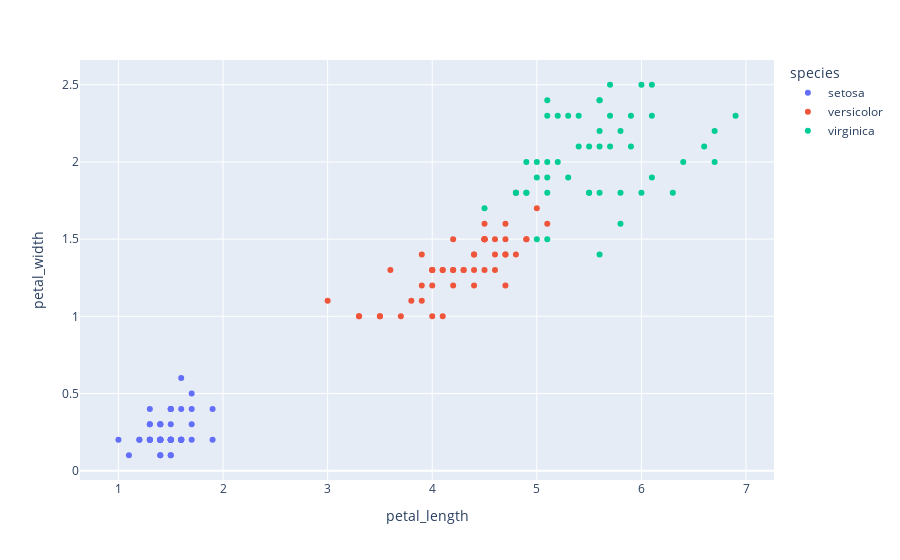

Notebook code cell kept with this figure:
### Code cell
# 6. Relationship between petal_length and petal_width using plotly
fig = px.scatter(df, x='petal_length', y='petal_width', color='species')
fig.show()

### Figure 1 — Plotly figure (JSON) as saved in the notebook; plotly's stock layout.template omitted (floating-point values rounded to 4 significant figures)
{"data": [{"hovertemplate": "species=setosa<br>petal_length=%{x}<br>petal_width=%{y}<extra></extra>", "legendgroup": "setosa", "marker": {"color": "#636efa", "symbol": "circle"}, "mode": "markers", "name": "setosa", "orientation": "v", "showlegend": true, "type": "scatter", "x": [1.4, 1.4, 1.3, 1.5, 1.4, 1.7, 1.4, 1.5, 1.4, 1.5, 1.5, 1.6, 1.4, 1.1, 1.2, 1.5, 1.3, 1.4, 1.7, 1.5, 1.7, 1.5, 1.0, 1.7, 1.9, 1.6, 1.6, 1.5, 1.4, 1.6, 1.6, 1.5, 1.5, 1.4, 1.5, 1.2, 1.3, 1.4, 1.3, 1.5, 1.3, 1.3, 1.3, 1.6, 1.9, 1.4, 1.6, 1.4, 1.5, 1.4], "xaxis": "x", "y": [0.2, 0.2, 0.2, 0.2, 0.2, 0.4, 0.3, 0.2, 0.2, 0.1, 0.2, 0.2, 0.1, 0.1, 0.2, 0.4, 0.4, 0.3, 0.3, 0.3, 0.2, 0.4, 0.2, 0.5, 0.2, 0.2, 0.4, 0.2, 0.2, 0.2, 0.2, 0.4, 0.1, 0.2, 0.2, 0.2, 0.2, 0.1, 0.2, 0.2, 0.3, 0.3, 0.2, 0.6, 0.4, 0.3, 0.2, 0.2, 0.2, 0.2], "yaxis": "y"}, {"hovertemplate": "species=versicolor<br>petal_length=%{x}<br>petal_width=%{y}<extra></extra>", "legendgroup": "versicolor", "marker": {"color": "#EF553B", "symbol": "circle"}, "mode": "markers", "name": "versicolor", "orientation": "v", "showlegend": true, "type": "scatter", "x": [4.7, 4.5, 4.9, 4.0, 4.6, 4.5, 4.7, 3.3, 4.6, 3.9, 3.5, 4.2, 4.0, 4.7, 3.6, 4.4, 4.5, 4.1, 4.5, 3.9, 4.8, 4.0, 4.9, 4.7, 4.3, 4.4, 4.8, 5.0, 4.5, 3.5, 3.8, 3.7, 3.9, 5.1, 4.5, 4.5, 4.7, 4.4, 4.1, 4.0, 4.4, 4.6, 4.0, 3.3, 4.2, 4.2, 4.2, 4.3, 3.0, 4.1], "xaxis": "x", "y": [1.4, 1.5, 1.5, 1.3, 1.5, 1.3, 1.6, 1.0, 1.3, 1.4, 1.0, 1.5, 1.0, 1.4, 1.3, 1.4, 1.5, 1.0, 1.5, 1.1, 1.8, 1.3, 1.5, 1.2, 1.3, 1.4, 1.4, 1.7, 1.5, 1.0, 1.1, 1.0, 1.2, 1.6, 1.5, 1.6, 1.5, 1.3, 1.3, 1.3, 1.2, 1.4, 1.2, 1.0, 1.3, 1.2, 1.3, 1.3, 1.1, 1.3], "yaxis": "y"}, {"hovertemplate": "species=virginica<br>petal_length=%{x}<br>petal_width=%{y}<extra></extra>", "legendgroup": "virginica", "marker": {"color": "#00cc96", "symbol": "circle"}, "mode": "markers", "name": "virginica", "orientation": "v", "showlegend": true, "type": "scatter", "x": [6.0, 5.1, 5.9, 5.6, 5.8, 6.6, 4.5, 6.3, 5.8, 6.1, 5.1, 5.3, 5.5, 5.0, 5.1, 5.3, 5.5, 6.7, 6.9, 5.0, 5.7, 4.9, 6.7, 4.9, 5.7, 6.0, 4.8, 4.9, 5.6, 5.8, 6.1, 6.4, 5.6, 5.1, 5.6, 6.1, 5.6, 5.5, 4.8, 5.4, 5.6, 5.1, 5.9, 5.7, 5.2, 5.0, 5.2, 5.4, 5.1], "xaxis": "x", "y": [2.5, 1.9, 2.1, 1.8, 2.2, 2.1, 1.7, 1.8, 1.8, 2.5, 2.0, 1.9, 2.1, 2.0, 2.4, 2.3, 1.8, 2.2, 2.3, 1.5, 2.3, 2.0, 2.0, 1.8, 2.1, 1.8, 1.8, 1.8, 2.1, 1.6, 1.9, 2.0, 2.2, 1.5, 1.4, 2.3, 2.4, 1.8, 1.8, 2.1, 2.4, 2.3, 2.3, 2.5, 2.3, 1.9, 2.0, 2.3, 1.8], "yaxis": "y"}], "layout": {"legend": {"title": {"text": "species"}, "tracegroupgap": 0}, "margin": {"t": 60}, "xaxis": {"anchor": "y", "domain": [0, 1], "title": {"text": "petal_length"}}, "yaxis": {"anchor": "x", "domain": [0, 1], "title": {"text": "petal_width"}}}}
